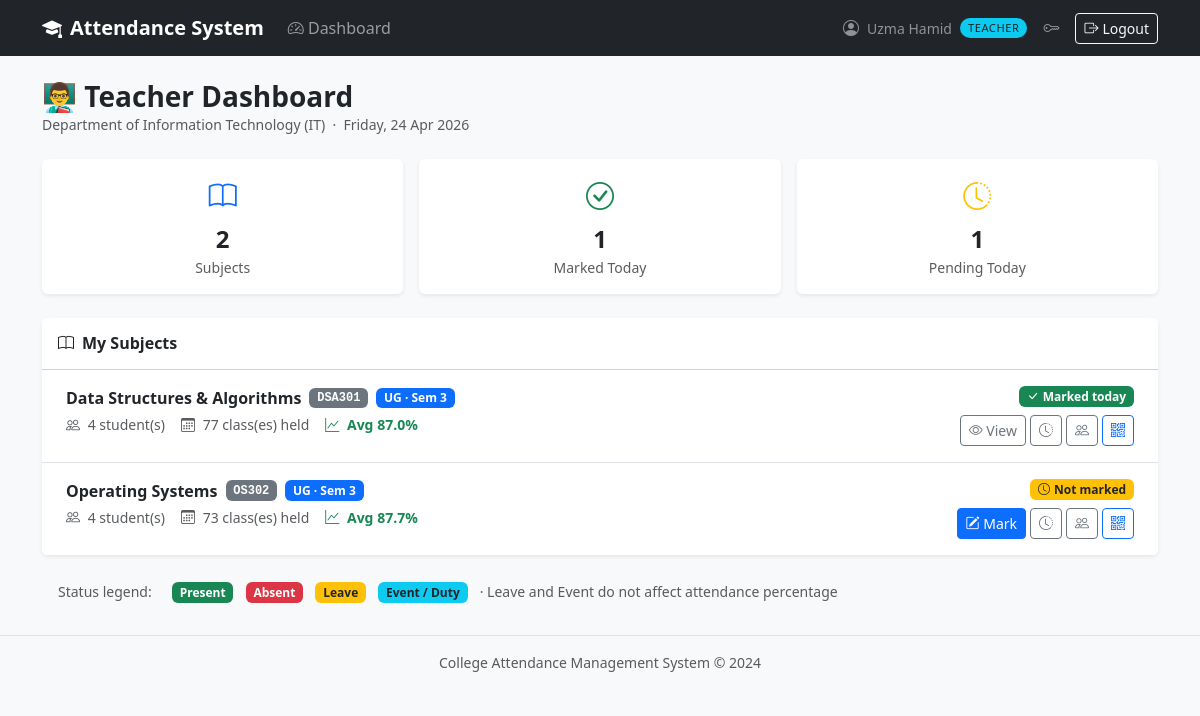
Screenshot of /teacher/dashboard (signed in) with the database file from the repository.
### app/models/user.py (models this page shows, shortened)
class User(UserMixin, db.Model):
    __tablename__ = 'users'
    id = db.Column(db.Integer, primary_key=True)
    email = db.Column(db.String(120), unique=True, nullable=False, index=True)
    first_name = db.Column(db.String(50), nullable=False)
    last_name  = db.Column(db.String(50), nullable=False)
    password_hash = db.Column(db.String(256), nullable=False)
    role = db.Column(db.String(20), nullable=False)
    is_active = db.Column(db.Boolean, default=True, nullable=False)
    created_at = db.Column(db.DateTime, default=datetime.utcnow, nullable=False)
    updated_at = db.Column(db.DateTime, default=datetime.utcnow,
                           onupdate=datetime.utcnow, nullable=False)
    teacher_profile = db.relationship('Teacher', back_populates='user',
                                      uselist=False, cascade='all, delete-orphan')
    student_profile = db.relationship('Student', back_populates='user',
                                      uselist=False, cascade='all, delete-orphan')
    @property
    def is_principal(self):
        return self.role == Role.PRINCIPAL
    @property
    def is_hod(self):
        return self.role == Role.HOD
    @property
    def is_teacher(self):
        return self.role == Role.TEACHER
    @property
    def full_name(self):
        return f"{self.first_name} {self.last_name}"

### app/models/department.py (models this page shows, shortened)
class Department(db.Model):
    __tablename__ = 'departments'
    id   = db.Column(db.Integer, primary_key=True)
    name = db.Column(db.String(100), unique=True, nullable=False)
    code = db.Column(db.String(10),  unique=True, nullable=False)
    program_type = db.Column(
        db.String(10),
        nullable=False,
        default='UG'
    )
    is_active  = db.Column(db.Boolean, default=True, nullable=False)
    created_at = db.Column(db.DateTime, default=datetime.utcnow, nullable=False)
    teachers = db.relationship('Teacher', back_populates='department',
                               lazy='dynamic')
    students = db.relationship('Student', back_populates='department',
                               lazy='dynamic')
    subjects = db.relationship('Subject', back_populates='department',
                               lazy='dynamic')

### app/models/subject.py (models this page shows, shortened)
class Subject(db.Model):
    __tablename__ = 'subjects'
    id = db.Column(db.Integer, primary_key=True)
    department_id = db.Column(db.Integer, db.ForeignKey('departments.id'),
                              nullable=False)
    name = db.Column(db.String(100), nullable=False)
    code = db.Column(db.String(15), unique=True, nullable=False)
    semester     = db.Column(db.Integer, nullable=False)
    program_type = db.Column(db.String(5), nullable=False, default='UG')
    total_classes = db.Column(db.Integer, default=0, nullable=False)
    is_active  = db.Column(db.Boolean, default=True, nullable=False)
    created_at = db.Column(db.DateTime, default=datetime.utcnow, nullable=False)
    department = db.relationship('Department', back_populates='subjects')
    teachers   = db.relationship('Teacher', secondary=teacher_subjects,
                                 back_populates='subjects', lazy='dynamic')
    attendance_records = db.relationship('Attendance', back_populates='subject',
                                         lazy='dynamic',
                                         cascade='all, delete-orphan')

### app/routes/teacher.py (the view)
@teacher_bp.route('/dashboard')
@login_required
@teacher_required
def dashboard():
    data = get_teacher_dashboard_data(current_user)
    return render_template('teacher/dashboard.html',
                           title='Teacher Dashboard', data=data)

### app/services/teacher_service.py (called while the page is built)
def _get_teacher(teacher_user):
    return Teacher.query.filter_by(user_id=teacher_user.id).first()

def _get_enrolled_students(subject):
    return (
        Student.query
        .filter_by(
            department_id = subject.department_id,
            semester      = subject.semester,
            program_type  = subject.program_type,
            is_graduated  = False,
        )
        .join(Student.user)
        .filter(User.is_active == True)
        .order_by(Student.roll_number)
        .all()
    )

### app/templates/teacher/dashboard.html
{% extends "shared/base.html" %}
{% block content %}
<div class="d-flex justify-content-between align-items-center mb-4">
    <div>
        <h3 class="fw-bold mb-0">👨‍🏫 Teacher Dashboard</h3>
        <p class="text-muted small mb-0">
            {{ data.dept_name }} ({{ data.dept_code }}) &nbsp;·&nbsp;
            {{ data.today.strftime('%A, %d %b %Y') }}
        </p>
    </div>
</div>
{% if not data.subjects_data %}
<div class="alert alert-info border-0">
    <i class="bi bi-info-circle me-2"></i>
    No subjects assigned yet. Contact your HOD to get subjects assigned.
</div>
{% else %}
<div class="row g-3 mb-4">
    {% set total_subjects = data.subjects_data | length %}
    {% set marked_today = data.subjects_data | selectattr('already_marked_today') | list | length %}
    {% set pending = total_subjects - marked_today %}
    {% for label, value, icon, color in [
    ('Subjects', total_subjects, 'book', 'primary'),
    ('Marked Today', marked_today, 'check-circle', 'success'),
    ('Pending Today', pending, 'clock-history', 'warning' if pending else 'secondary'),
    ] %}
    <div class="col-4">
        <div class="card border-0 shadow-sm text-center h-100">
            <div class="card-body py-3">
                <div class="fs-3 text-{{ color }} mb-1">
                    <i class="bi bi-{{ icon }}"></i>
                </div>
                <div class="fs-4 fw-bold">{{ value }}</div>
                <div class="text-muted small">{{ label }}</div>
            </div>
        </div>
    </div>
    {% endfor %}
</div>
<div class="card border-0 shadow-sm">
    <div class="card-header bg-white py-3">
        <h6 class="fw-bold mb-0">
            <i class="bi bi-book me-2"></i>My Subjects
        </h6>
    </div>
    <div class="list-group list-group-flush">
        {% for item in data.subjects_data %}
        {% set subject = item.subject %}
        <div class="list-group-item px-4 py-3">
            <div class="d-flex justify-content-between align-items-start">
                <div class="flex-grow-1">
                    <div class="d-flex align-items-center gap-2 mb-1">
                        <span class="fw-bold">{{ subject.name }}</span>
                        <span class="badge bg-secondary font-monospace small">{{ subject.code }}</span>
                        <span class="badge
                        {{ 'bg-primary' if subject.program_type == 'UG' else 'bg-warning text-dark' }}
                        small">
                            {{ subject.program_type }} · Sem {{ subject.semester }}
                        </span>
                    </div>
                    <div class="d-flex gap-3 small text-muted">
                        <span>
                            <i class="bi bi-people me-1"></i>
                            {{ item.total_students }} student(s)
                        </span>
                        <span>
                            <i class="bi bi-calendar3 me-1"></i>
                            {{ item.total_conducted }} class(es) held
                        </span>
                        <span class="fw-semibold
                        {{ 'text-success' if item.avg_attendance_pct >= 75
                           else 'text-warning' if item.avg_attendance_pct >= 60
                           else 'text-danger' }}">
                            <i class="bi bi-graph-up me-1"></i>
                            Avg {{ item.avg_attendance_pct }}%
                        </span>
                    </div>
                </div>
                <div class="d-flex flex-column align-items-end gap-2 ms-3">
                    {% if item.already_marked_today %}
                    <span class="badge bg-success">
                        <i class="bi bi-check-lg me-1"></i>Marked today
                    </span>
                    {% else %}
                    <span class="badge bg-warning text-dark">
                        <i class="bi bi-clock me-1"></i>Not marked
                    </span>
                    {% endif %}
                    <div class="d-flex gap-1">
                        <a href="{{ url_for('teacher.mark_attendance_view',
                                subject_id=subject.id) }}" class="btn btn-sm
                              {{ 'btn-outline-secondary' if item.already_marked_today
                                 else 'btn-primary' }}" title="{{ 'View today\'s attendance' if item.already_marked_today
                                 else 'Mark attendance for today' }}">
                            <i class="bi bi-{{ 'eye' if item.already_marked_today else 'pencil-square' }}"></i>
                            {{ 'View' if item.already_marked_today else 'Mark' }}
                        </a>
                        <a href="{{ url_for('teacher.attendance_history',
                                subject_id=subject.id) }}" class="btn btn-sm btn-outline-secondary"
                            title="Attendance history">
                            <i class="bi bi-clock-history"></i>
                        </a>
                        <a href="{{ url_for('teacher.subject_students',
                                subject_id=subject.id) }}" class="btn btn-sm btn-outline-secondary"
                            title="View students">
                            <i class="bi bi-people"></i>
                        </a>
                        <a href="{{ url_for('teacher.generate_qr', subject_id=subject.id) }}"
                            class="btn btn-sm btn-outline-primary" title="QR Attendance">
                            <i class="bi bi-qr-code"></i>
                        </a>
                    </div>
                </div>
            </div>
        </div>
        {% endfor %}
    </div>
</div>
<div class="card border-0 bg-light mt-3">
    <div class="card-body py-2 px-3">
        <span class="small text-muted me-3">Status legend:</span>
        <span class="badge bg-success me-2">Present</span>
        <span class="badge bg-danger me-2">Absent</span>
        <span class="badge bg-warning text-dark me-2">Leave</span>
        <span class="badge bg-info text-dark me-2">Event / Duty</span>
        <span class="small text-muted">
            · Leave and Event do not affect attendance percentage
        </span>
    </div>
</div>
{% endif %}
{% endblock %}

### app/templates/shared/base.html (shortened to what this page needs)
<!DOCTYPE html>
<html lang="en">
<head>
    <link href="https://cdn.jsdelivr.net/npm/bootstrap@5.3.0/dist/css/bootstrap.min.css" rel="stylesheet">
    <link href="https://cdn.jsdelivr.net/npm/bootstrap-icons@1.11.0/font/bootstrap-icons.css" rel="stylesheet">
</head>
<body>
{% if current_user.is_authenticated %}
<nav class="navbar navbar-expand-lg navbar-dark bg-dark">
  <div class="container">
    <a class="navbar-brand" href="/"><i class="bi bi-mortarboard-fill me-2"></i>Attendance System</a>
    <div class="collapse navbar-collapse" id="navMenu">
      <ul class="navbar-nav me-auto">
        {% if current_user.is_principal %}
          <li class="nav-item">
            <a class="nav-link" href="{{ url_for('principal.dashboard') }}">
              <i class="bi bi-speedometer2"></i> Dashboard
            </a>
          </li>
        {% elif current_user.is_teacher %}
          <li class="nav-item">
            <a class="nav-link" href="{{ url_for('teacher.dashboard') }}">
              <i class="bi bi-speedometer2"></i> Dashboard
            </a>
          </li>
        {% elif current_user.is_student %}
          <li class="nav-item">
            <a class="nav-link" href="{{ url_for('student.dashboard') }}">
              <i class="bi bi-speedometer2"></i> Dashboard
            </a>
          </li>
        {% endif %}
      </ul>
      <ul class="navbar-nav ms-auto align-items-center gap-2">
        <li class="nav-item d-flex align-items-center gap-2">
          <i class="bi bi-person-circle text-white-50"></i>
          <span class="text-white-50 small">{{ current_user.full_name }}</span>
          <span class="role-badge
            {% if current_user.is_principal %}bg-danger text-white
            {% elif current_user.is_hod      %}bg-warning text-dark
            {% elif current_user.is_teacher  %}bg-info text-dark
            {% else                          %}bg-success text-white{% endif %}">
            {{ current_user.role }}
          </span>
        </li>
        <li class="nav-item">
          <a class="nav-link text-white-50" href="{{ url_for('auth.change_password_view') }}"
             title="Change password"><i class="bi bi-key"></i></a>
        </li>
        <li class="nav-item">
          <a class="btn btn-sm btn-outline-light" href="{{ url_for('auth.logout') }}">
            <i class="bi bi-box-arrow-right me-1"></i>Logout
          </a>
        </li>
      </ul>
    </div>
  </div>
</nav>
{% endif %}
<main class="container py-4">
  {% block content %}{% endblock %}
</main>
<footer class="text-center text-muted py-3 border-top small">
  College Attendance Management System &copy; 2024
</footer>
</body>
</html>

### app/templates/shared/base.html (style rules this page uses)
body { background-color: #f8f9fa; }
.navbar-brand { font-weight: 700; }
.role-badge { font-size: 0.7rem; padding: 2px 8px; border-radius: 10px; text-transform: uppercase; letter-spacing: 0.5px; }

### rows the page displays
User: full_name "Uzma Hamid", role "TEACHER"
Department: dept_name "Department of Information Technology", dept_code "IT"
Subject: name "Data Structures & Algorithms", code "DSA301", program_type "UG", semester "3"
Subject: name "Operating Systems", code "OS302", program_type "UG", semester "3"

### other values shown
{{ data.today.strftime('%A, %d %b %Y') }} "Friday, 24 Apr 2026"
{{ value }} "2" "1" "1"
{{ label }} "Subjects" "Marked Today" "Pending Today"
{{ item.total_students }} "4" "4"
{{ item.total_conducted }} "77" "73"
{{ item.avg_attendance_pct }} "87.0" "87.7"
{{ 'View' if item.already_marked_today else 'Mark' }} "View" "Mark"
